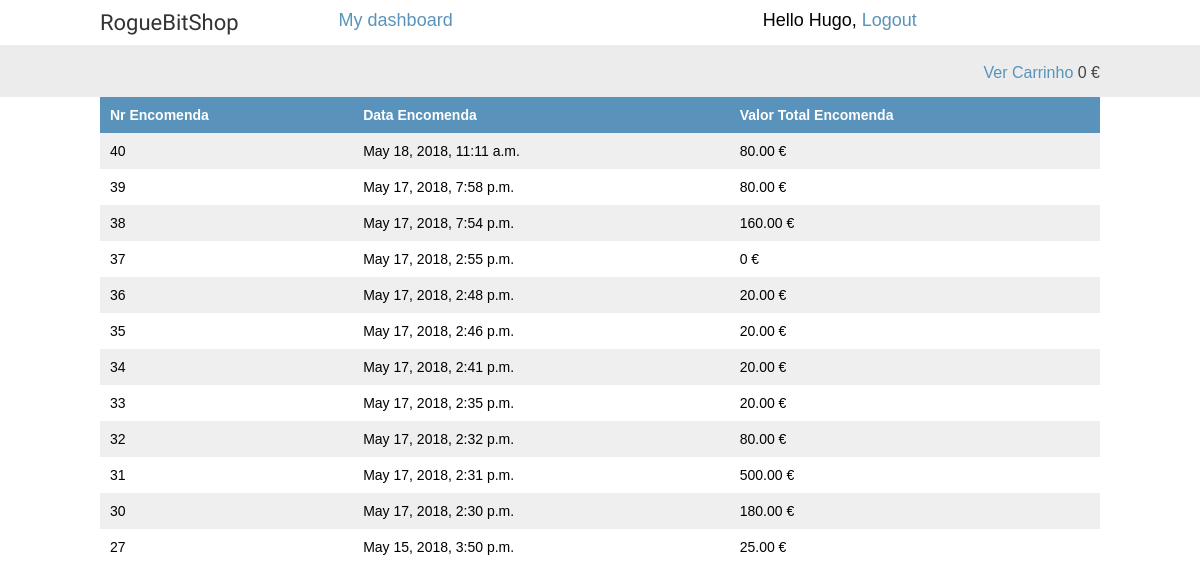
Before: /shop/orderlist/ (signed in) with the older database file.
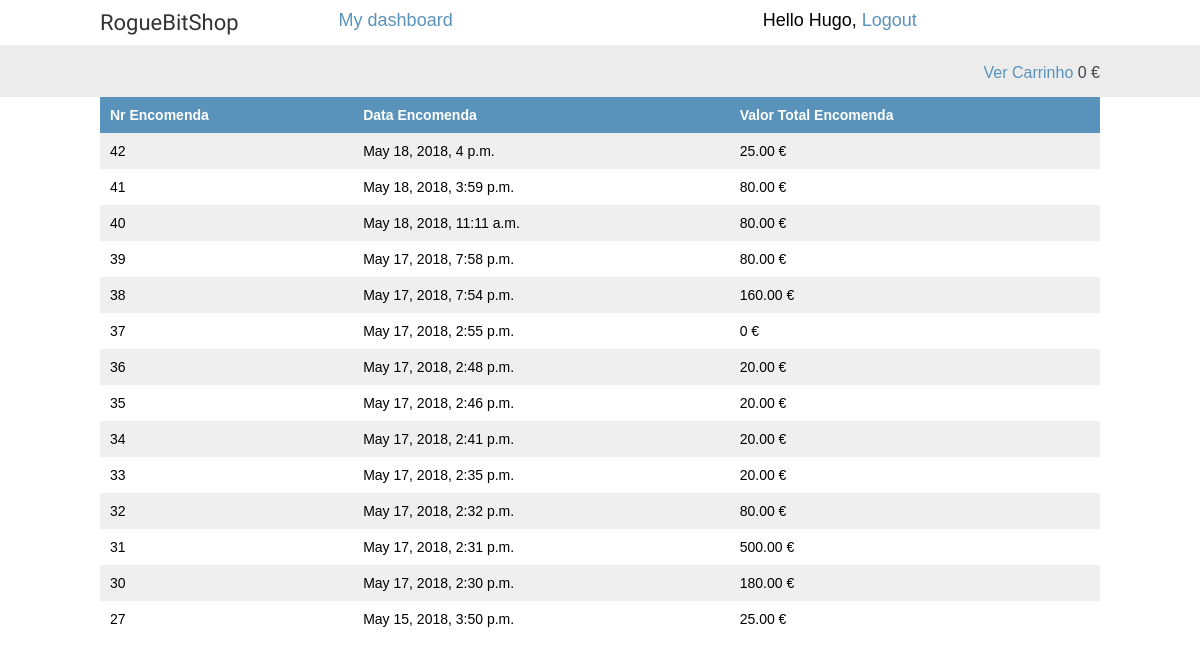
After: the same page with the newer database file.
### orders/models.py (models this page shows, shortened)
class Order(models.Model):
    first_name = models.CharField(max_length=50)
    last_name = models.CharField(max_length=50)
    email = models.EmailField()
    endereco_envio = models.CharField(max_length=250)
    endereco_faturacao = models.CharField(max_length=250)
    metodo_pagamento = models.CharField(max_length=20, null=True)
    nif = models.CharField(max_length=11, null=True)
    created = models.DateTimeField(auto_now_add=True)
    updated = models.DateTimeField(auto_now=True)
    paid = models.BooleanField(default=False)
    class Meta:
        ordering = ('-created',)
    def get_total_cost(self):
        return sum(item.get_cost() for item in self.items.all())

class OrderItem(models.Model):
    order = models.ForeignKey(Order, related_name='items')
    produto = models.ForeignKey(Produto,
        related_name='order_items')
    preco = models.DecimalField(max_digits=10, decimal_places=2)
    quantidade = models.PositiveIntegerField(default=1)
    def get_cost(self):
        return self.preco * self.quantidade

### shop/views.py (the view)
@login_required
def order_list(request):
    perfil = Perfil.objects.get(utilizador=request.user)
    utilizador_nif = perfil.nif
    orders = Order.objects.filter(nif=utilizador_nif)
    return render(request, 'shop/order_list.html', {'orders': orders, })

### shop/context_processors.py (called while the page is built)
def total_on_base(request):
    utilizador = request.user
    if utilizador.is_authenticated():
        if not Carrinho.objects.filter(utilizador=utilizador):
            total_on_base = 0
        else:
            carrinho = Carrinho.objects.filter(utilizador=utilizador).last()
            total_on_base = carrinho.total
    else:
        total_on_base = 0
    return {'total_on_base': total_on_base}

### shop/templates/shop/order_list.html (shortened to what this page needs)
{% extends "shop/base.html" %}
{% load static %}
{% block content %}
    <table class="cart">
        <thead>
        <tr>
            <th>Nr Encomenda</th>
            <th>Data Encomenda</th>
            <th>Valor Total Encomenda</th>
        </tr>
        </thead>
        <tbody>
            {% for order in orders %}
                <tr>
                    <td>{{ order.id }}</td>
                    <td>{{ order.created }}</td>
                    <td>{{ order.get_total_cost }} €</td>
                </tr>
            {% endfor %}
        </tbody>
    </table>
{% endblock %}

Changed rows visible on the page:
added Order: id "42", created "May 18, 2018, 4 p.m.", get_total_cost "25.00"
added Order: id "41", created "May 18, 2018, 3:59 p.m.", get_total_cost "80.00"
